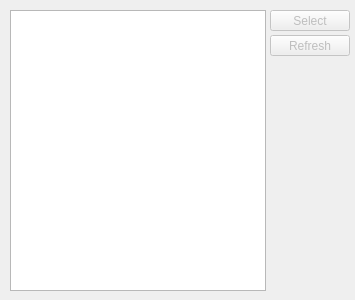
<?xml version="1.0" encoding="UTF-8"?>
<ui version="4.0">
 <class>ProcessDialog</class>
 <widget class="QDialog" name="ProcessDialog">
  <property name="geometry">
   <rect>
    <x>0</x>
    <y>0</y>
    <width>355</width>
    <height>300</height>
   </rect>
  </property>
  <property name="windowTitle">
   <string>Select an executable</string>
  </property>
  <widget class="QListWidget" name="PIDs">
   <property name="geometry">
    <rect>
     <x>10</x>
     <y>10</y>
     <width>256</width>
     <height>281</height>
    </rect>
   </property>
  </widget>
  <widget class="QPushButton" name="pushButton">
   <property name="enabled">
    <bool>false</bool>
   </property>
   <property name="geometry">
    <rect>
     <x>270</x>
     <y>10</y>
     <width>80</width>
     <height>21</height>
    </rect>
   </property>
   <property name="text">
    <string>Select</string>
   </property>
  </widget>
  <widget class="QPushButton" name="pushButton_2">
   <property name="enabled">
    <bool>false</bool>
   </property>
   <property name="geometry">
    <rect>
     <x>270</x>
     <y>35</y>
     <width>80</width>
     <height>21</height>
    </rect>
   </property>
   <property name="text">
    <string>Refresh</string>
   </property>
  </widget>
 </widget>
 <resources/>
 <connections/>
</ui>
